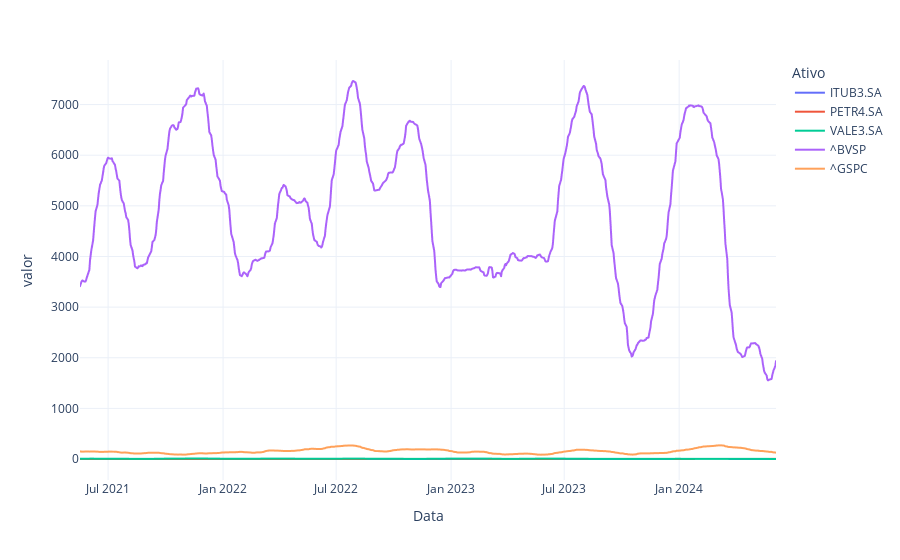

Source (notebook cell):
### Code cell
#grafico desvio padrão
fig = px.line(yf_adj_dev, x='Data', y="valor", color='Ativo', template='plotly_white')
fig.show()

### Figure 1 — Plotly figure (JSON) as saved in the notebook; plotly's stock layout.template omitted (floating-point values rounded to 4 significant figures; data arrays with more than 128 entries replaced by an {"elided": "..."} marker saying what was removed)
{"data": [{"hovertemplate": "Ativo=ITUB3.SA<br>Data=%{x}<br>valor=%{y}<extra></extra>", "legendgroup": "ITUB3.SA", "line": {"color": "#636efa", "dash": "solid"}, "marker": {"symbol": "circle"}, "mode": "lines", "name": "ITUB3.SA", "showlegend": true, "type": "scattergl", "x": {"elided": "739 str values"}, "xaxis": "x", "y": {"elided": "739 float values"}, "yaxis": "y"}, {"hovertemplate": "Ativo=PETR4.SA<br>Data=%{x}<br>valor=%{y}<extra></extra>", "legendgroup": "PETR4.SA", "line": {"color": "#EF553B", "dash": "solid"}, "marker": {"symbol": "circle"}, "mode": "lines", "name": "PETR4.SA", "showlegend": true, "type": "scattergl", "x": {"elided": "739 str values"}, "xaxis": "x", "y": {"elided": "739 float values"}, "yaxis": "y"}, {"hovertemplate": "Ativo=VALE3.SA<br>Data=%{x}<br>valor=%{y}<extra></extra>", "legendgroup": "VALE3.SA", "line": {"color": "#00cc96", "dash": "solid"}, "marker": {"symbol": "circle"}, "mode": "lines", "name": "VALE3.SA", "showlegend": true, "type": "scattergl", "x": {"elided": "739 str values"}, "xaxis": "x", "y": {"elided": "739 float values"}, "yaxis": "y"}, {"hovertemplate": "Ativo=^BVSP<br>Data=%{x}<br>valor=%{y}<extra></extra>", "legendgroup": "^BVSP", "line": {"color": "#ab63fa", "dash": "solid"}, "marker": {"symbol": "circle"}, "mode": "lines", "name": "^BVSP", "showlegend": true, "type": "scattergl", "x": {"elided": "739 str values"}, "xaxis": "x", "y": {"elided": "739 float values"}, "yaxis": "y"}, {"hovertemplate": "Ativo=^GSPC<br>Data=%{x}<br>valor=%{y}<extra></extra>", "legendgroup": "^GSPC", "line": {"color": "#FFA15A", "dash": "solid"}, "marker": {"symbol": "circle"}, "mode": "lines", "name": "^GSPC", "showlegend": true, "type": "scattergl", "x": {"elided": "739 str values"}, "xaxis": "x", "y": {"elided": "739 float values"}, "yaxis": "y"}], "layout": {"legend": {"title": {"text": "Ativo"}, "tracegroupgap": 0}, "margin": {"t": 60}, "xaxis": {"anchor": "y", "domain": [0, 1], "title": {"text": "Data"}}, "yaxis": {"anchor": "x", "domain": [0, 1], "title": {"text": "valor"}}}}
